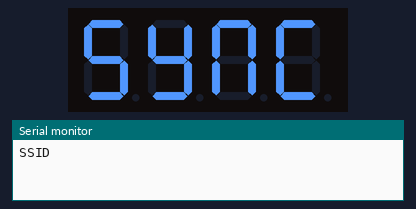
A sketch run on a simulated ESP32. Parts: 4-digit seven-segment display, the last lines printed to the serial monitor. WiFi joins after 1.5 s; servers stay silent unless stated; network time is answered at once with the bench clock; the local clock reads 2024-03-15 10:24:30 at power-on unless the sketch sets it.

Above: at 0.1 s.
At 4.1 s:
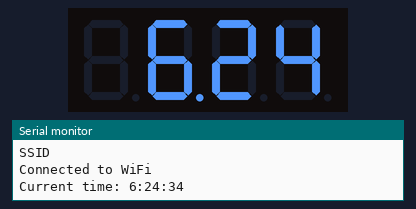
At 90.4 s:
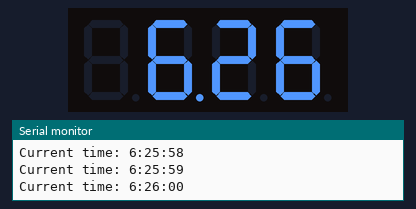

The sketch:

V1.ino
```cpp
#include <WiFi.h>
#include <NTPClient.h>
#include <WiFiUdp.h>
#include <ShiftDisplay2.h>

//Note to Arcade Reviewers, portitions of this script were built with ChatGPT. Lines relating to Epoch calculations and Networking were made by AI. The rest (Diplay, formatting of time, ect) was made by me. Thanks :)

// Pin mappings/display settings on the Hack Hour Clock
ShiftDisplay2 display(9, 10, 11, COMMON_CATHODE, 4);

// Replace with your network credentials
const char* ssid     = "SSID";
const char* password = "PASS";

WiFiUDP ntpUDP;
NTPClient timeClient(ntpUDP, "pool.ntp.org");

// Time variables
unsigned long epochTime;
String formattedTime;
int currentHour;
int currentMinute;
int currentSecond;

String displayHours, displayMinutes;
String displayTime;
String displaySpacer;

void setup() {
  // Initialize serial monitor
  Serial.begin(115200);

  // Attempt to connect to Wi-Fi network
  display.set("SYNC");
  Serial.println(ssid);
  WiFi.begin(ssid, password);
  display.show(4000);


  while (WiFi.status() != WL_CONNECTED) {
    Serial.print(".");
 }
  Serial.println();
  Serial.println("Connected to WiFi");


  // Initialize the NTPClient to get time
  timeClient.begin();
  timeClient.setTimeOffset(0); // Set time offset if necessary
}

void loop()
{
  // Update the time from the NTP server
  timeClient.update();

  // Get the epoch time
  epochTime = timeClient.getEpochTime();

  // Calculate hours, minutes, and seconds from epoch time and set time zone
  currentHour = ((epochTime % 86400L) / 3600) - 4; // time offset from GMT in hours (don't add half hours, read below)
  currentMinute = ((epochTime % 3600) / 60) + 0; // if your offset is XX:30, replace 0 with 30. If not, leave it alone
  currentSecond = epochTime % 60;

  //overflow protection V2
  // comment out the first 2 if statments to disable 12hr time and enable 24hr time
  if (currentHour > 12){
    currentHour = currentHour - 12;
  }
  // Double checks to ensure 24hr time is disable
  if (currentHour > 12){
    currentHour = currentHour - 12;
  }
    if (currentHour < 0){
    currentHour = currentHour + 12;
  }

  if (currentMinute > 59){
    currentMinute = currentMinute - 60;
  }

  displayHours = String(currentHour);
  displayMinutes = String(currentMinute);
  displaySpacer = String("0");

  if (currentMinute < 10){
    displayTime = displayHours += displaySpacer += displayMinutes;
  } else{
    displayTime = displayHours += displayMinutes;
  }

  // Print the current time
  Serial.print("Current time: ");
  Serial.print(currentHour);
  Serial.print(":");
  if (currentMinute < 10) {
    Serial.print("0");
  }
  Serial.print(currentMinute);
  Serial.print(":");
  if (currentSecond < 10) {
    Serial.print("0");
  }
  Serial.println(currentSecond);

  display.set(displayTime, ALIGN_RIGHT);
  display.changeDot(1);
  display.show(1000);
}
```

Measured:
- what the display in image 1 shows lasts 26.1 s, from 4.0 s to 30.1 s
